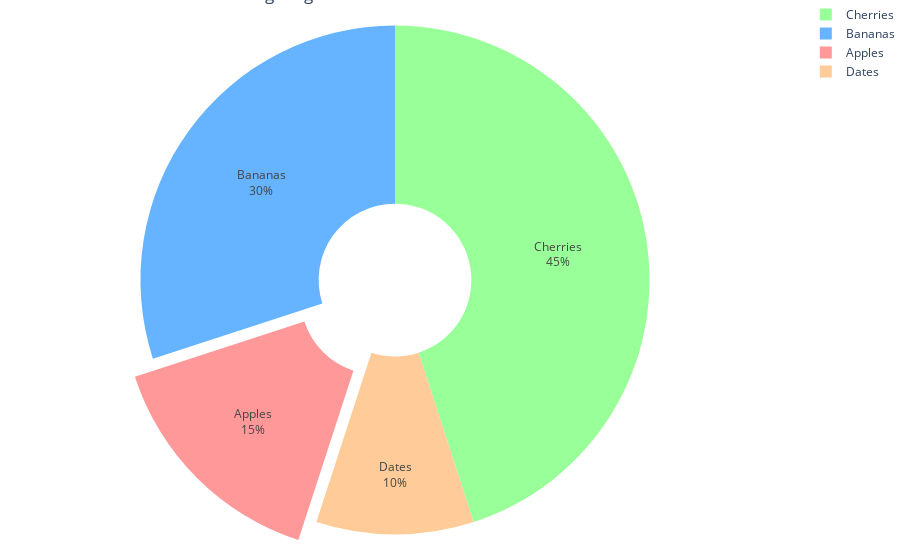

Notebook source saved alongside this figure:
### Code cell


### Figure 1 — Plotly figure (JSON) as saved in the notebook; plotly's stock layout.template omitted (floating-point values rounded to 4 significant figures)
{"data": [{"hole": 0.3, "labels": ["Apples", "Bananas", "Cherries", "Dates"], "marker": {"colors": ["#FF9999", "#66B3FF", "#99FF99", "#FFCC99"]}, "pull": [0.1, 0, 0, 0], "textinfo": "percent+label", "type": "pie", "values": [15, 30, 45, 10]}], "layout": {"geo": {"projection": {"type": "orthographic"}, "showland": true}, "margin": {"b": 0, "l": 0, "r": 0, "t": 0}, "paper_bgcolor": "rgba(0,0,0,0)", "scene": {"camera": {"eye": {"x": 2, "y": 2, "z": 1}, "up": {"x": 0, "y": 0, "z": 1}}, "xaxis": {"showticklabels": false}, "yaxis": {"showticklabels": false}, "zaxis": {"showticklabels": false}}, "showlegend": true, "title": {"text": "3D Ball-Like Pie Chart with Lighting"}}}
